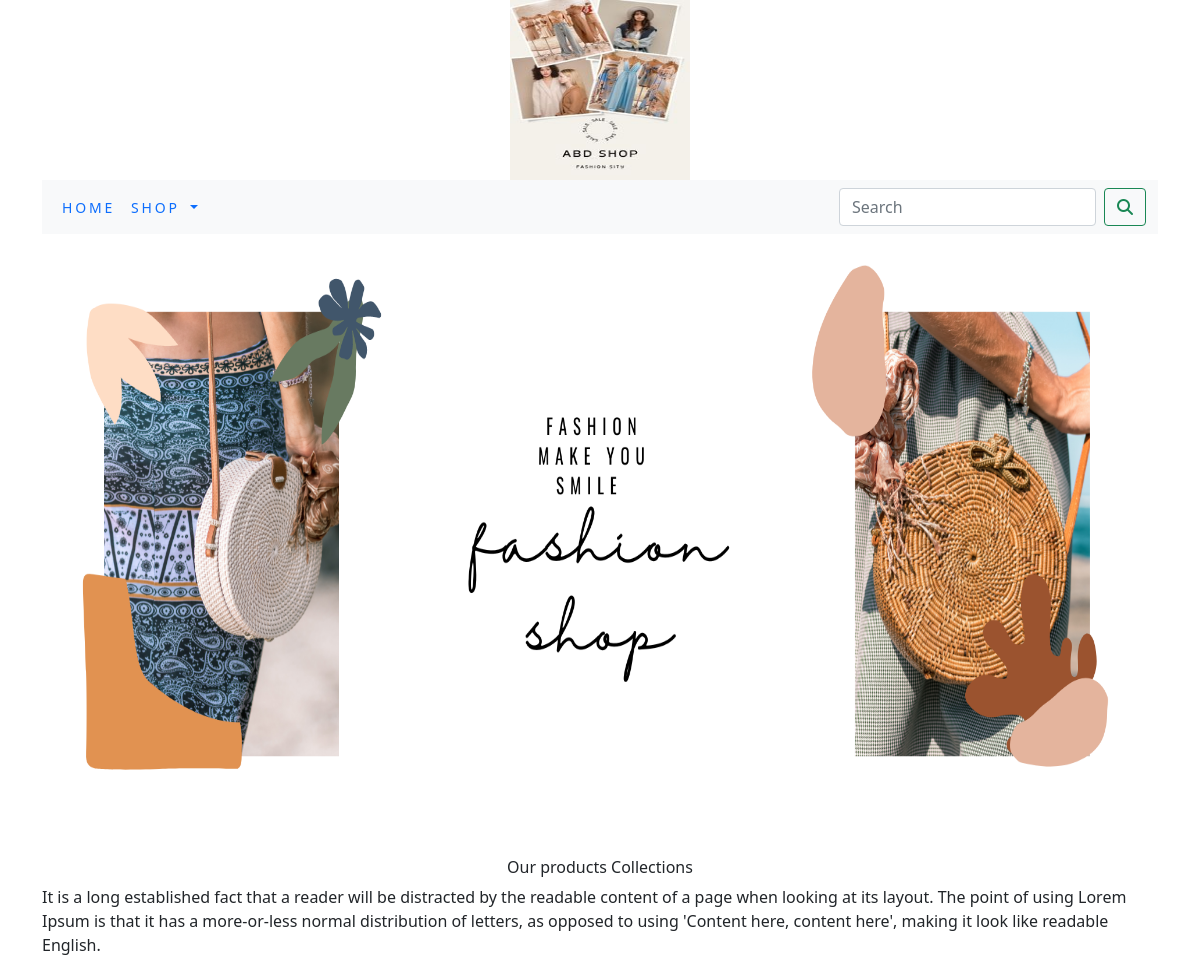
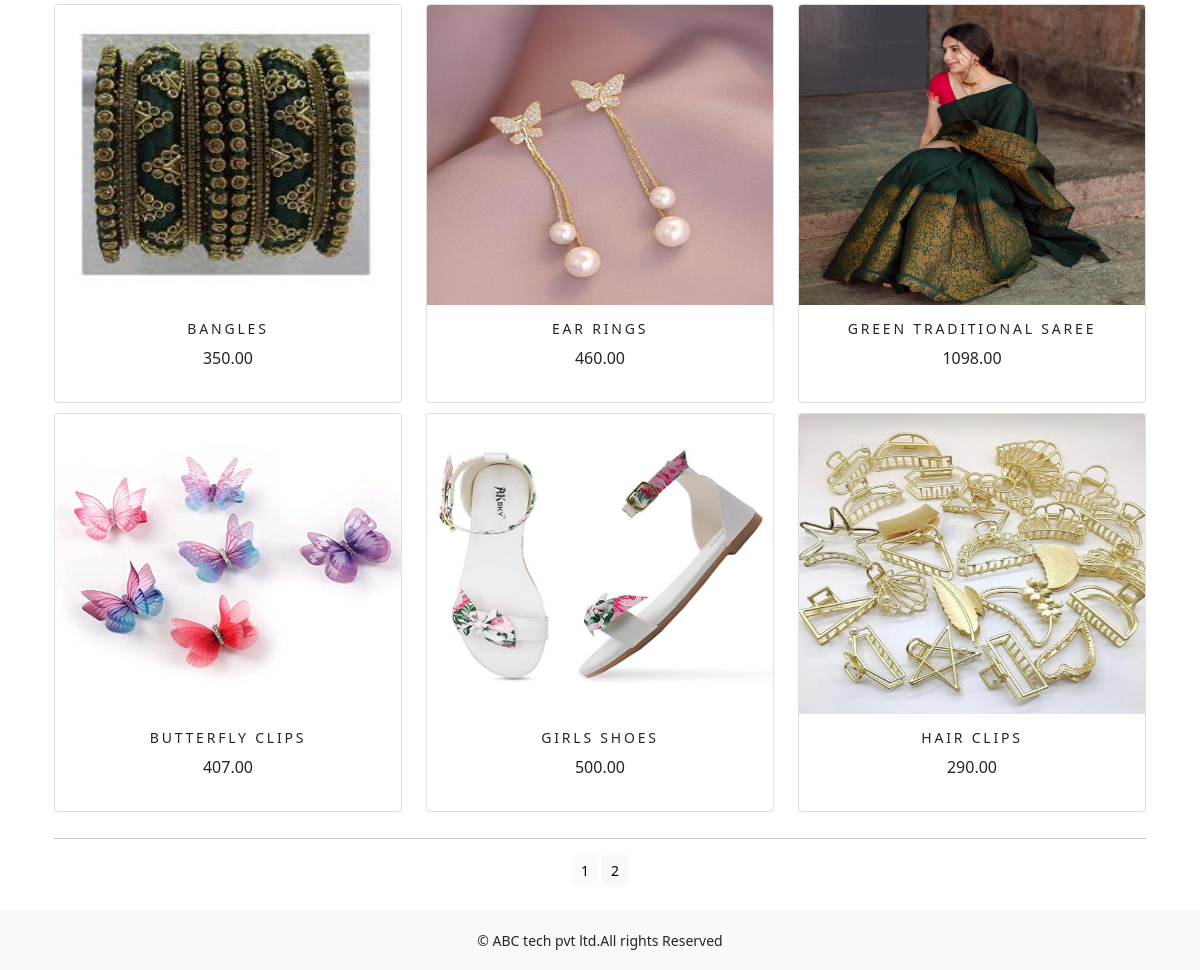
The app's page /shop/ with its own data (2 pictures, top to bottom).
### shop/models.py (models this page shows, shortened)
class Product(models.Model):
    name=models.CharField(max_length=250,unique=True)
    slug=models.SlugField(max_length=250,unique=True)
    description=models.TextField(blank=True)
    price=models.DecimalField(max_digits=10,decimal_places=2)
    category=models.ForeignKey(Category,on_delete=models.CASCADE)
    image=models.ImageField(upload_to='product',blank=True)
    stock=models.IntegerField()
    available=models.BooleanField(default=True)
    created=models.DateTimeField(auto_now_add=True)
    updated=models.DateTimeField(auto_now=True)
    def get_url(self):
        return reverse('shop:prodCatdetail',args=[self.category.slug,self.slug])
    class Meta:
        ordering=('name',)
        verbose_name='product'
        verbose_name_plural='products'

### shop/views.py (the view)
# urls.py: path('',views.allProdCat,name='allProdCat'),
def allProdCat(request,c_slug=None):
    c_page=None
    products_list=None
    if c_slug!=None:
       c_page=get_object_or_404(Category,slug=c_slug)
       products_list=Product.objects.all().filter(category=c_page,available=True)
    else:
        products_list=Product.objects.all().filter(available=True)
    paginator=Paginator(products_list,6)
    try:
        page=int(request.GET.get('page','1'))
    except:
       page=1
    try:
       products=paginator.page(page)
    except (EmptyPage,InvalidPage):
        products=Paginator.page(Paginator.num_Pages)
    return render(request,"category.html",{'category':c_page,'products':products})

### cart/context_processors.py (called while the page is built)
def counter(request):
    item_count=0
    if 'admin' in request.path:
        return{}
    else:
        try:
            cart=Cart.objects.filter(cart_id=_cart_id(request))
            car_items=CartItem.objects.all().filter(cart=cart[:1])
            for cart_item in car_items:
                item_count += cart_item.quantity
        except Cart.DoesNotExist:
            item_count =0
    return dict(item_count=item_count)

### cart/views.py (called while the page is built)
def _cart_id(request):
    cart=request.session.session_key
    if not cart:
        cart=request.session.create()
    return cart

### shop/context_processors.py (called while the page is built)
def menu_links(request):
    links=Category.objects.all()
    return dict(links=links)

### shop/models.py (called while the page is built)
    def get_url(self):
        return reverse('shop:products_by_category',args=[self.slug])

### template/category.html (shortened to what this page needs)
{% extends 'base.html' %}
{% load static %}
{% block content %}
<div class="mx_auto">
    {% if category %}
      <img class="my_image" src="{{category.image.url}}" alt="{{category.name}}" style="width:100%; height:600px;">
</div>
     <br>
<div>
       <h1 class="text-center my_title">{{category.name}}</h1>
       <p class="text-justify">{{category.description}}</p>
</div>
  {% else %}
<div>
<img class="my_image my_image_padding "src="{% static 'img/banner.jpg' %}" alt="our products" style="width:100%; height:600px;">
</div>
<br>
<div>
    <h1 class="text-center my_title">Our products Collections</h1>
    <P class="text-justify">It is a long established fact that a reader will be distracted by the readable content of a page when looking at its layout. The point of using Lorem Ipsum is that it has a more-or-less normal distribution of letters, as opposed to using 'Content here, content here', making it look like readable English.</P>
</div>
    {% endif %}
<div class="container">
    <div class="row mx_auto">
        {% for product in products.object_list %}
    <div class="my_bottom_margin col_9 col-sm-12 col-md-4  xol-lg-4">
         <div class="card text-center" style="min-width:18rem;">
             <a href="{{product.get_url}}"><img class="card-img-top my_image" src="{{product.image.url}}" alt="{{product.name}}" style="width:100%; height:300px;"></a>
         <div class="card-body">
             <h4>{{product.name}}</h4>
             <p>{{product.price}}<p>
         </div>
         </div>
      </div>
      {% endfor %}
</div>
    <div class="mx-auto">
        {% if products.paginator.num_pages > 1 %}
       <hr>
        <div class="text-center">
            {% for pg in products.paginator.page_range %}
               <a href="?page={{pg}}" class="btn btn-light btn-sm {% if products.number == pg %} active {% endif %}">{{pg}}</a>
            {% endfor %}
    </div>
         {% endif %}
    </div>
    </div>
    <br>
</div>
{% endblock %}

### template/base.html (shortened to what this page needs)
{% load static %}
<!DOCTYPE html>
<html lang="en">
<head>
    <link rel="stylesheet" href="{% static 'css/custom.css' %}">
    <link href="{% static 'css/bootstrap.min.css' %}" rel="stylesheet">
</head>
<body>
<div class="container">
{% include 'header.html' %}
{% include 'nav.html' %}
{% block content %}
{% endblock %}
</div>
{% include 'footer.html' %}
</body>
</html>

### template/header.html
{% load static %}
<header>
    <center>
        <a href="{% url 'shop:allProdCat' %}"> <img src="{% static 'img/logo2.jpg' %}" alt="logimage" width="180px;" height="180px;" >
    </center>
</header>

### template/nav.html (shortened to what this page needs)
<nav class="navbar navbar-expand-lg bg-light">
  <div class="container-fluid">
    <div class="collapse navbar-collapse" id="navbarSupportedContent">
      <ul class="navbar-nav me-auto mb-2 mb-lg-0">
        <li class="nav-item">
          <a class="nav-link" href="#">Home</a>
        </li>
        <li class="nav-item dropdown {% if 'shop' in request.path %} active {% endif %}">
          <a class="nav-link dropdown-toggle" href="#" id="navbarDropdown" role="button" data-bs-toggle="dropdown" aria-expanded="false">
            shop
          </a>
        </li>
      </ul>
      <form class="d-flex" action="{% url 'search_app:SearchResult' %}" method="get">
        <input class="form-control me-2" type="search" placeholder="Search" name="q" aria-label="Search">
        <button class="btn btn-outline-success" type="submit"><i class="fa fa-search"></i></button>
      </form>
    </div>
  </div>
</nav>

### template/footer.html
<div class="footer navbar-fixed-bottom my_footer">
    <p class="text-center">&copy ABC tech pvt ltd.All rights Reserved</p>
</div>

### static/css/custom.css (style rules this page uses)
body { font-family: 'Roboto', sans-serif; }
.nav-item { letter-spacing : .2em; font-size :14px; text-transform :uppercase; }
.my_footer { background-color:#f8f9fa; height:60px; }
.my_footer p { padding-top:20px; font-size:14px; }
.my_image { width:100%; height:auto; }
.my_title { font-size:16px; text_transform:uppercase; }
.my_image_padding { padding:5px; }
.my_bottom_margin { margin-bottom:10px; }
.card-body h4 { font-size:14px; text-transform:uppercase; letter-spacing:.2em }

### records on screen
Product: image (picture), name "BANGLES", price "350.00"
Product: image (picture), name "EAR RINGS", price "460.00"
Product: image (picture), name "GREEN TRADITIONAL SAREE", price "1098.00"
Product: image (picture), name "BUTTERFLY CLIPS", price "407.00"
Product: image (picture), name "GIRLS SHOES", price "500.00"
Product: image (picture), name "HAIR CLIPS", price "290.00"

### other values on screen
{{ pg }} "1" "2"
